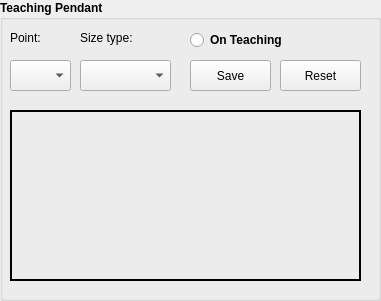
      <widget class="QGroupBox" name="groupBox_4">
       <property name="geometry">
        <rect>
         <x>10</x>
         <y>270</y>
         <width>381</width>
         <height>301</height>
        </rect>
       </property>
       <property name="font">
        <font>
         <pointsize>9</pointsize>
         <weight>75</weight>
         <bold>true</bold>
        </font>
       </property>
       <property name="autoFillBackground">
        <bool>false</bool>
       </property>
       <property name="title">
        <string>Teaching Pendant</string>
       </property>
       <widget class="QComboBox" name="cb_sizetype">
        <property name="geometry">
         <rect>
          <x>80</x>
          <y>60</y>
          <width>91</width>
          <height>31</height>
         </rect>
        </property>
        <property name="font">
         <font>
          <weight>50</weight>
          <bold>false</bold>
         </font>
        </property>
       </widget>
       <widget class="QLabel" name="label_7">
        <property name="geometry">
         <rect>
          <x>80</x>
          <y>30</y>
          <width>71</width>
          <height>16</height>
         </rect>
        </property>
        <property name="font">
         <font>
          <weight>50</weight>
          <bold>false</bold>
         </font>
        </property>
        <property name="styleSheet">
         <string notr="true">background: transparent;</string>
        </property>
        <property name="text">
         <string>Size type:</string>
        </property>
       </widget>
       <widget class="QPushButton" name="btn_savepoint">
        <property name="geometry">
         <rect>
          <x>190</x>
          <y>60</y>
          <width>81</width>
          <height>31</height>
         </rect>
        </property>
        <property name="font">
         <font>
          <weight>50</weight>
          <bold>false</bold>
         </font>
        </property>
        <property name="cursor">
         <cursorShape>PointingHandCursor</cursorShape>
        </property>
        <property name="text">
         <string>Save</string>
        </property>
        <property name="icon">
         <iconset>
          <normaloff>icon_save.png</normaloff>icon_save.png</iconset>
        </property>
       </widget>
       <widget class="QRadioButton" name="rbutton_new">
        <property name="geometry">
         <rect>
          <x>190</x>
          <y>30</y>
          <width>121</width>
          <height>20</height>
         </rect>
        </property>
        <property name="font">
         <font>
          <family>Nirmala UI</family>
          <weight>75</weight>
          <bold>true</bold>
         </font>
        </property>
        <property name="cursor">
         <cursorShape>PointingHandCursor</cursorShape>
        </property>
        <property name="text">
         <string>On Teaching</string>
        </property>
       </widget>
       <widget class="QTextBrowser" name="txt_info_teaching">
        <property name="geometry">
         <rect>
          <x>10</x>
          <y>110</y>
          <width>351</width>
          <height>171</height>
         </rect>
        </property>
        <property name="font">
         <font>
          <pointsize>10</pointsize>
          <weight>50</weight>
          <bold>false</bold>
         </font>
        </property>
        <property name="styleSheet">
         <string notr="true">background: transparent;</string>
        </property>
        <property name="frameShape">
         <enum>QFrame::WinPanel</enum>
        </property>
        <property name="frameShadow">
         <enum>QFrame::Plain</enum>
        </property>
        <property name="lineWidth">
         <number>1</number>
        </property>
        <property name="horizontalScrollBarPolicy">
         <enum>Qt::ScrollBarAlwaysOff</enum>
        </property>
        <property name="readOnly">
         <bool>true</bool>
        </property>
       </widget>
       <widget class="QComboBox" name="cb_point">
        <property name="geometry">
         <rect>
          <x>10</x>
          <y>60</y>
          <width>61</width>
          <height>31</height>
         </rect>
        </property>
        <property name="font">
         <font>
          <weight>50</weight>
          <bold>false</bold>
         </font>
        </property>
       </widget>
       <widget class="QLabel" name="label_21">
        <property name="geometry">
         <rect>
          <x>10</x>
          <y>30</y>
          <width>41</width>
          <height>16</height>
         </rect>
        </property>
        <property name="font">
         <font>
          <weight>50</weight>
          <bold>false</bold>
         </font>
        </property>
        <property name="styleSheet">
         <string notr="true">background: transparent;</string>
        </property>
        <property name="text">
         <string>Point:</string>
        </property>
       </widget>
       <widget class="QPushButton" name="btn_reset_point">
        <property name="geometry">
         <rect>
          <x>280</x>
          <y>60</y>
          <width>81</width>
          <height>31</height>
         </rect>
        </property>
        <property name="font">
         <font>
          <weight>50</weight>
          <bold>false</bold>
         </font>
        </property>
        <property name="cursor">
         <cursorShape>PointingHandCursor</cursorShape>
        </property>
        <property name="text">
         <string>Reset</string>
        </property>
        <property name="icon">
         <iconset>
          <normaloff>icon_reset.png</normaloff>icon_reset.png</iconset>
        </property>
       </widget>
      </widget>
